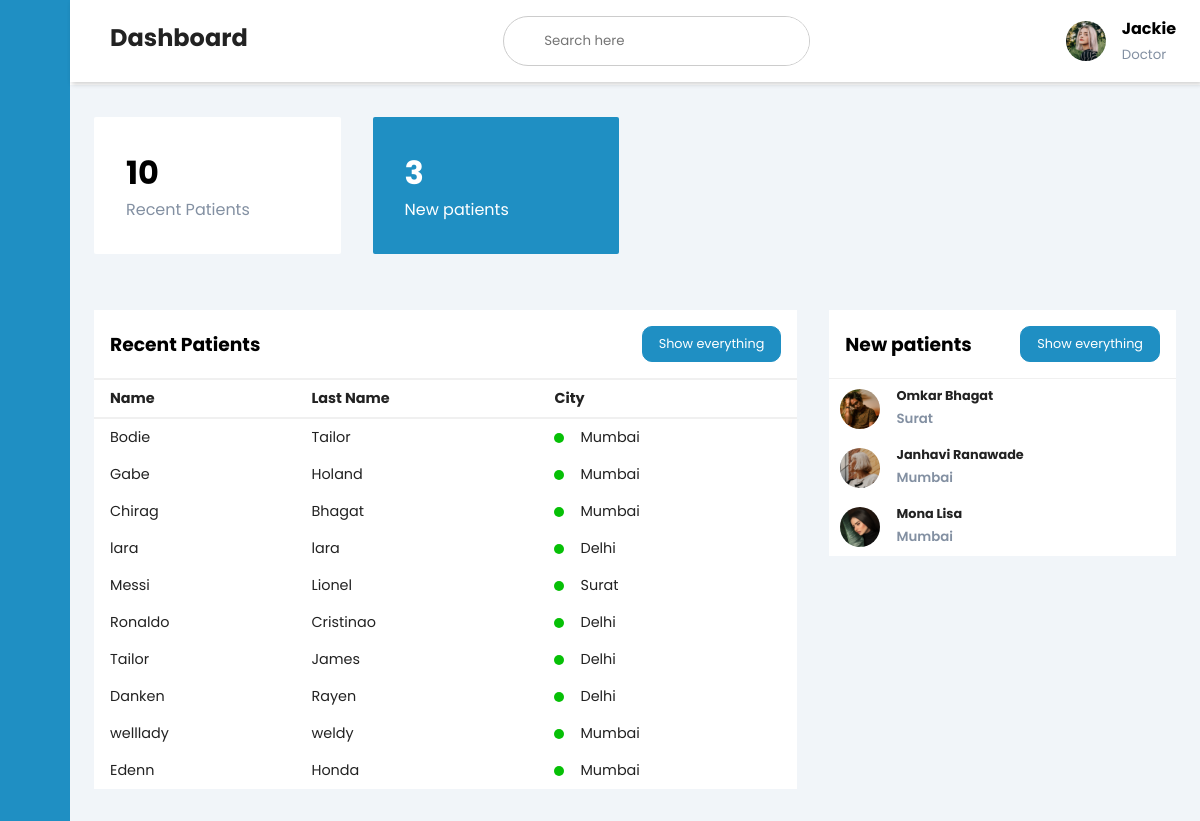
Before: /doctor/1 (signed in) with the older database file.
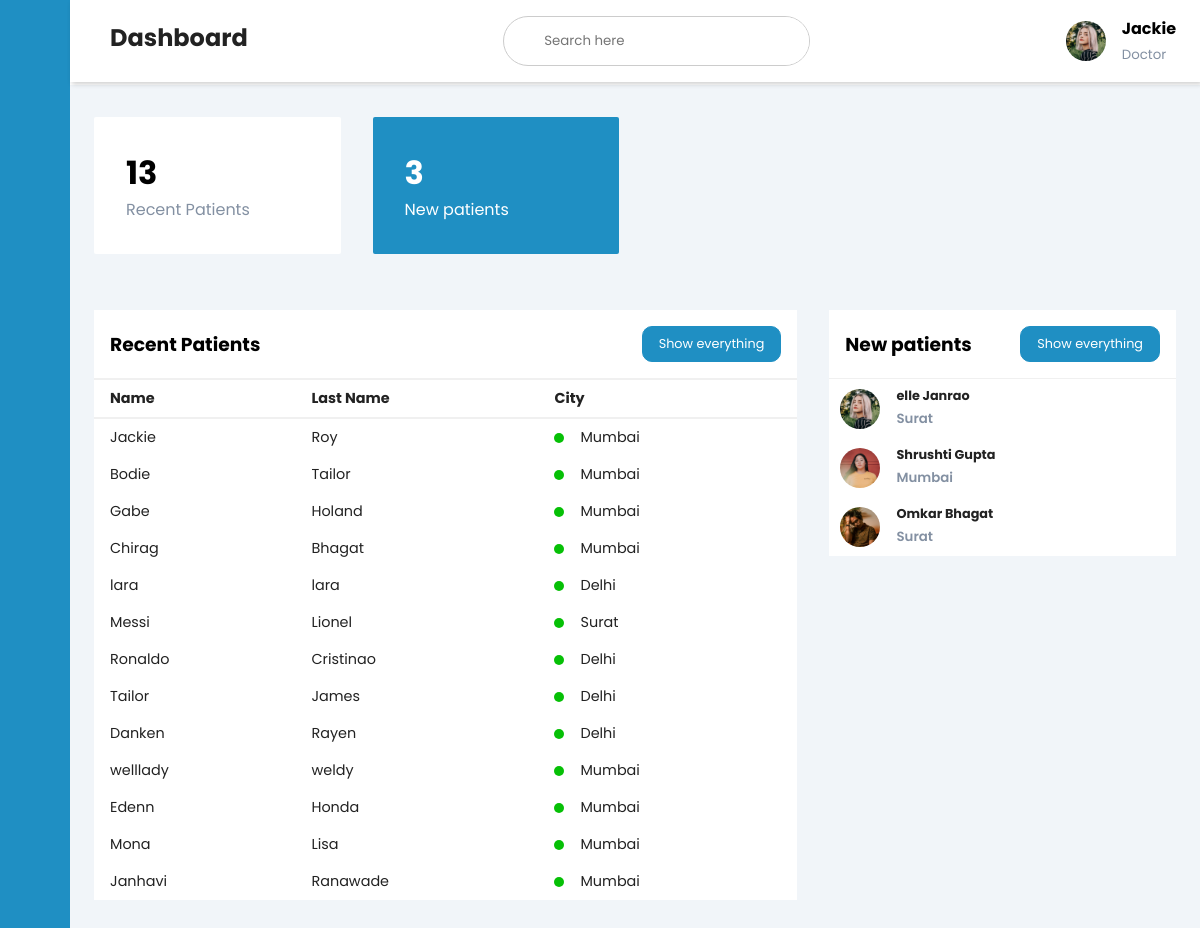
After: the same page with the newer database file.
### app/models.py (models this page shows, shortened)
class Patient(models.Model):
    image = models.ImageField(upload_to=filepath, null=True , blank=True)
    username = models.CharField(max_length=50)
    first_name = models.CharField(max_length=50)
    last_name = models.CharField(max_length=50)
    email = models.EmailField()
    DorP = models.CharField(max_length=2, default='1')
    line1 = models.TextField(max_length=500)
    state = models.CharField(max_length=500)
    city = models.CharField(max_length=500)
    pincode = models.PositiveBigIntegerField()
    password = models.CharField(max_length=500)
    cpassword = models.CharField(max_length=500)
    def __str__(self):
        return self.first_name +" " + self.last_name

### app/middlewares/auth.py (the view)
    def middleware(request ,*callback_args, **callback_kwargs):
        print("middleware",request.session.get('patient'))
        if not request.session.get('patient'):
            messages.error(request, 'Please login first')
            return redirect('loginPatient')
        response = get_response(request,*callback_args, **callback_kwargs)
        return response

### app/views.py (called while the page is built)
@auth_middleware
def doctor(request, id):
    doc = Patient.objects.filter(id=id).first()
    temp = Patient.objects.filter(DorP='1')
    end = len(temp)-3
    print(len(temp))
    new_patients = Patient.objects.filter(DorP='1').order_by('-id')[:3]
    recent = Patient.objects.filter(DorP='1').order_by('id')[:end]
    print(doc, recent , new_patients )
    return render(request, 'doctor.html', {'doc':doc , 'new_patients':new_patients , 'recent':recent})

### app/templates/doctor.html (shortened to what the changed rows need)
<!DOCTYPE html>
<html lang="en">
{% load static %}
<head>
    <link rel="stylesheet" href="https://maxst.icons8.com/vue-static/landings/line-awesome/line-awesome/1.3.0/css/line-awesome.min.css">
    <link rel="stylesheet" href="{% static 'css/style.css' %}">
</head>
<body>
    <div class="sidebar">
        <div class="sidebar-brand">
            <h2> <span>Hospital</span></h2>
        </div>
    </div>
    <div class="main-content">
        <header>
            <h2>
                <label for="nav-toggle">
                    <span class="las la-bars"></span>
                </label> Dashboard
            </h2>
            <div class="user-wrapper">
                <img src="{{doc.image.url}}" width="40px" height="40px" alt="">
                <div>
                    <h4>{{doc.first_name}}</h4>
                    <small>{% if doc.DorP == 1 %}Patient{% else %}Doctor  {% endif %}</small>
                </div>
            </div>
        </header>
        <main>
            <div class="cards">
                <div class="card-single">
                    <div>
                        <h1>{{ recent.count }}</h1>
                        <span>Recent Patients</span>
                    </div>
                </div>
                <div class="card-single">
                    <div>
                        <h1>{{ new_patients.count }}</h1>
                    </div>
                </div>
            </div>
            <div class="recent-grid">
                <div class="projects">
                    <div class="card">
                        <div class="card-body">
                            <div class="table-responsive">
                                <table width="100%">
                                    <thead>
                                        <tr>
                                            <td>Name</td>
                                            <td>Last Name</td>
                                            <td>City</td>
                                        </tr>
                                    </thead>
                                    <tbody>
                                        {% for patient in recent %}
                                            <tr>
                                            <td>{{patient.first_name}}</td>
                                            <td>{{patient.last_name}}</td>
                                            <td>
                                                <span class="status green"></span> {{patient.city}}
                                            </td>
                                            </tr>
                                        {% endfor %}
                                    </tbody>
                                </table>
                            </div>
                        </div>
                    </div>
                </div>
                <div class="customers">
                    <div class="card">
                        <div class="card-body">
                            {% for np in new_patients %}
                                <div class="customer">
                                <div class="info">
                                    <img src="{{np.image.url}}" width="40px" height="40px" alt="">
                                    <div>
                                        <h4>{{np.first_name}} {{np.last_name}}</h4>
                                        <small>{{np.city}}</small>
                                    </div>
                                </div>
                                <div class="contact">
                                </div>
                            </div>
                            {% endfor %}
                        </div>
                    </div>
                </div>
            </div>
        </main>
    </div>
</body>
</html>

Changed rows visible on the page:
now on one of the page's lists (row edited): Patient: first_name "Jackie", last_name "Roy", city "Mumbai"
shown differently, row unchanged: Patient "Mona": moves from the list under "New patients" to the list under "Recent Patients"
shown differently, row unchanged: Patient "Janhavi": moves from the list under "New patients" to the list under "Recent Patients"
added Patient: image (picture), first_name "elle", last_name "Janrao", city "Surat", shown under "New patients"
added Patient: image (picture), first_name "Shrushti", last_name "Gupta", city "Mumbai", shown under "New patients"
Other visible differences:
{{ recent.count }}: "10" → "13"
